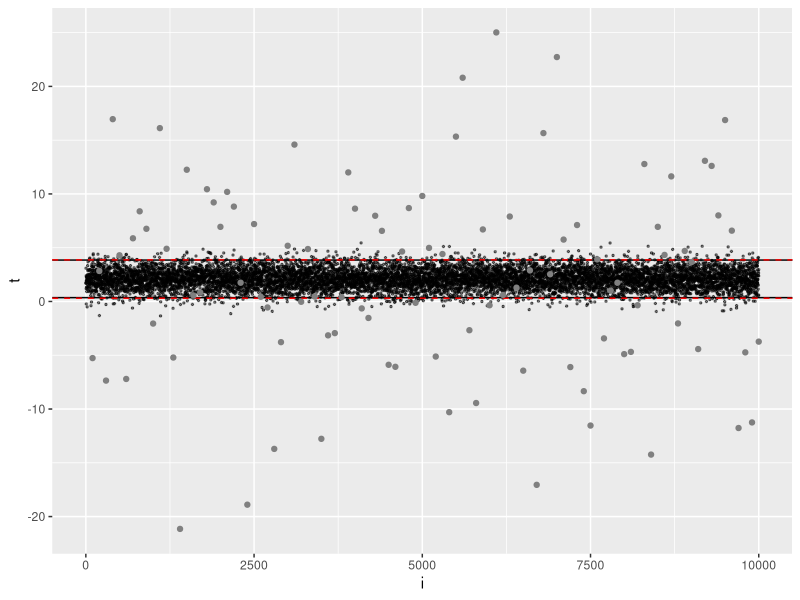

The R source for this figure:
## ---- chunk 1
knitr::opts_chunk$set(echo = TRUE)
library(tidyverse)
library(boot)
## ---- chunk 2
set.seed(1)
R = 10000
data <- rnorm(100 , 1, 10)
data.b <- boot(data, R=R, statistic=function(x, i) mean(x[i]))
data.b
## ---- chunk 3
data.ci <- boot.ci(data.b, type="perc")
data.tt <- t.test(data)
## ---- chunk 4
data.orig <- tibble(
  i = seq_along(data) * 100, 
  y=data
)

tibble(
  i = 1:R,
  t = data.b$t
) %>% 
  ggplot(aes(x=i, y=t)) +
  geom_point(size = 0.5, alpha = 0.5) +
  geom_hline(aes(yintercept=data.ci$percent[4])) +
  geom_hline(aes(yintercept=data.ci$percent[5])) +
  geom_hline(aes(yintercept=data.tt$conf.int[1]), color="red", lty=2) + 
  geom_hline(aes(yintercept=data.tt$conf.int[2]), color="red", lty=2) +
  geom_point(data=data.orig, aes(x=i, y=y), color=gray(0.5))
